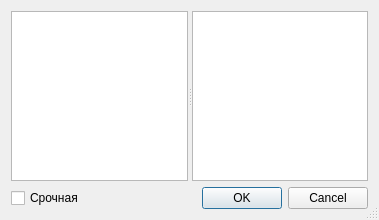
<?xml version="1.0" encoding="UTF-8"?>
<ui version="4.0">
 <class>ComplaintsEditDialog</class>
 <widget class="QDialog" name="ComplaintsEditDialog">
  <property name="geometry">
   <rect>
    <x>0</x>
    <y>0</y>
    <width>379</width>
    <height>220</height>
   </rect>
  </property>
  <property name="windowTitle">
   <string>Жалобы</string>
  </property>
  <property name="sizeGripEnabled">
   <bool>true</bool>
  </property>
  <layout class="QGridLayout" name="gridLayout">
   <item row="0" column="0" colspan="2">
    <widget class="QSplitter" name="splitter">
     <property name="orientation">
      <enum>Qt::Horizontal</enum>
     </property>
     <widget class="QTreeView" name="treeTypicalComplaints"/>
     <widget class="QTextEdit" name="edtComplaints"/>
    </widget>
   </item>
   <item row="1" column="0">
    <widget class="QCheckBox" name="chkCito">
     <property name="text">
      <string>Срочная</string>
     </property>
    </widget>
   </item>
   <item row="1" column="1">
    <widget class="QDialogButtonBox" name="buttonBox">
     <property name="sizePolicy">
      <sizepolicy hsizetype="Minimum" vsizetype="Fixed">
       <horstretch>0</horstretch>
       <verstretch>0</verstretch>
      </sizepolicy>
     </property>
     <property name="minimumSize">
      <size>
       <width>0</width>
       <height>0</height>
      </size>
     </property>
     <property name="orientation">
      <enum>Qt::Horizontal</enum>
     </property>
     <property name="standardButtons">
      <set>QDialogButtonBox::Cancel|QDialogButtonBox::Ok</set>
     </property>
    </widget>
   </item>
  </layout>
 </widget>
 <tabstops>
  <tabstop>edtComplaints</tabstop>
  <tabstop>buttonBox</tabstop>
 </tabstops>
 <resources/>
 <connections>
  <connection>
   <sender>buttonBox</sender>
   <signal>accepted()</signal>
   <receiver>ComplaintsEditDialog</receiver>
   <slot>accept()</slot>
   <hints>
    <hint type="sourcelabel">
     <x>248</x>
     <y>254</y>
    </hint>
    <hint type="destinationlabel">
     <x>157</x>
     <y>274</y>
    </hint>
   </hints>
  </connection>
  <connection>
   <sender>buttonBox</sender>
   <signal>rejected()</signal>
   <receiver>ComplaintsEditDialog</receiver>
   <slot>reject()</slot>
   <hints>
    <hint type="sourcelabel">
     <x>316</x>
     <y>260</y>
    </hint>
    <hint type="destinationlabel">
     <x>286</x>
     <y>274</y>
    </hint>
   </hints>
  </connection>
 </connections>
</ui>
